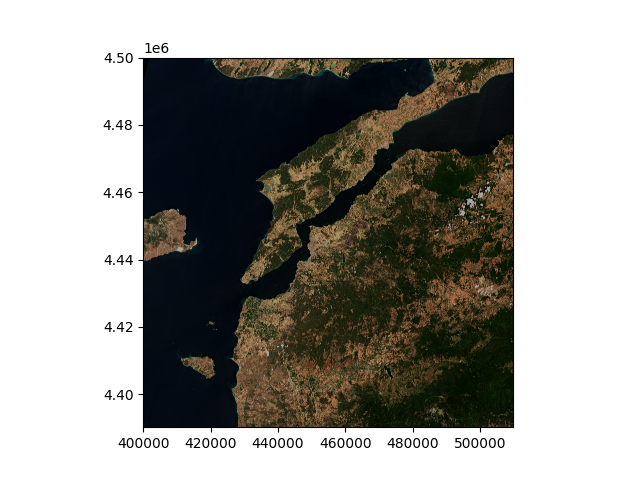
#> input picture rgb.png, 640 x 480 px
$ python clahe.py
#> lines starting #> are read from the running program, lines starting #| are printed output that depends on the picture
#> further down, image is the input picture: shape (480, 640, 3); mean B, G, R 151.1, 156.2, 157.4
import cv2
import numpy as np

def clahe_color(image):
    """Apply CLAHE to a color image."""

    # Convert the image to grayscale
    grayscale_image = cv2.cvtColor(image, cv2.COLOR_BGR2GRAY)
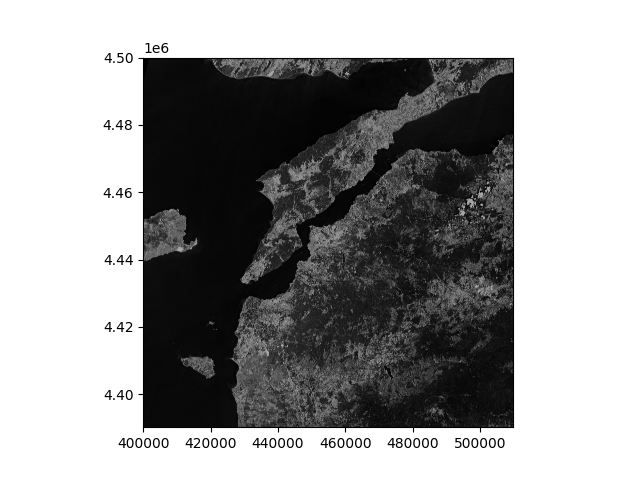
#> grayscale_image: shape (480, 640); min 0, max 255, mean 156

    # Apply CLAHE to the grayscale image
    clahe = cv2.createCLAHE(clipLimit=2.0, tileGridSize=(8, 8))
    clahe_image = clahe.apply(grayscale_image)
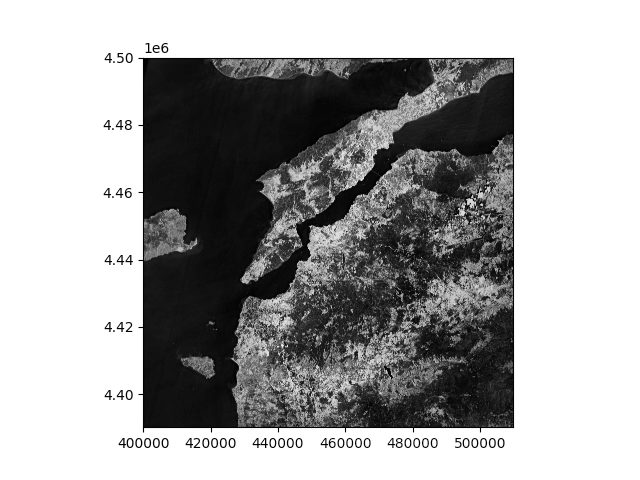
#> clahe_image: shape (480, 640); min 1, max 255, mean 166.2

    # Convert the CLAHE image back to color
    color_image = cv2.cvtColor(clahe_image, cv2.COLOR_GRAY2BGR)

    return color_image

# Open the satellite image
image = cv2.imread("rgb.png")

# Apply CLAHE to the image
clahe_image = clahe_color(image)

# Save the CLAHE image
cv2.imwrite("clahe_image1.png", clahe_image)
#calıstı  sıyah beyaz
